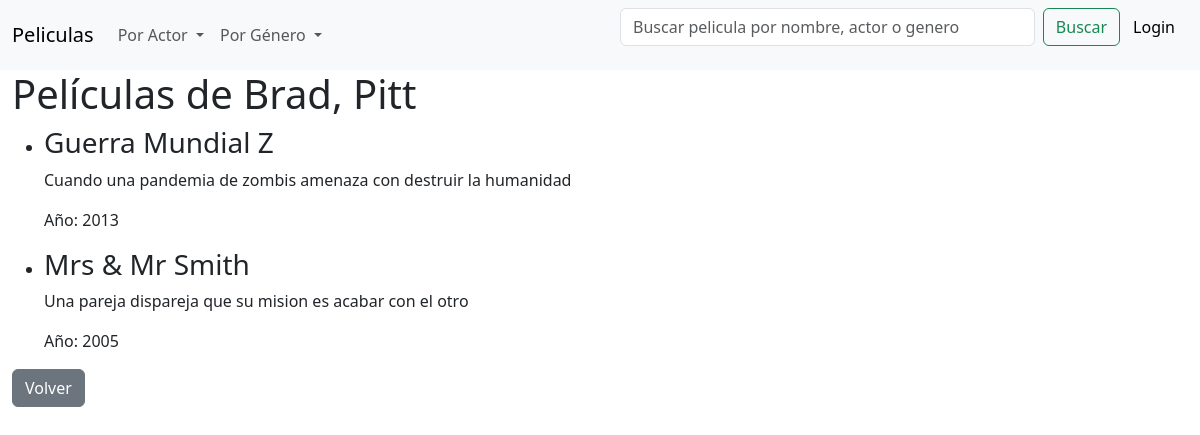
The app's page /movie/actor/9/ with its own data.
### movie/models.py (models this page shows, shortened)
class Actor(models.Model):
    name = models.CharField(max_length=100)
    last_name = models.CharField(max_length=100)
    age = models.CharField(max_length=100)

class Movie(models.Model):
    name = models.CharField(max_length=100)
    synopsis = models.CharField(max_length=250)
    duration = models.IntegerField()
    year = models.IntegerField()
    imdb = models.FloatField()
    trailerLink = models.CharField(max_length=250)
    genre = models.ForeignKey(Genre, on_delete=models.CASCADE)

### movie/views/view_login.py (the view)
# urls.py: path('actor/<int:actor_id>/', views.movies_by_actor, name='movies_by_actor'),
def movies_by_actor(request, actor_id):
    actor = Actor.objects.get(id=actor_id)
    movies = Movie.objects.filter(actormovie__actor=actor)
    context = {
        'actor': actor,
        'movies': movies,
    }
    return render(request, 'movie/movies_by_actor.html', context)

### movie/templates/movie/movies_by_actor.html
{% include "movie/partials/navbar-client.html" %}
<div class="container-fluid">
    <h1>Películas de {{ actor.name }}, {{actor.last_name}}</h1>
    <ul>
        {% for movie in movies %}
            <li>
                <h3>{{ movie.name }}</h3>
                <p>{{ movie.synopsis }}</p>
                <p>Año: {{ movie.year }}</p>
            </li>
        {% empty %}
            <li>No hay películas disponibles en este género.</li>
        {% endfor %}
    </ul>
    <a class="btn btn-secondary" href="{% url 'movie:index' %}">Volver</a>
</div>

### records on screen
Actor: name "Brad", last_name "Pitt"
Movie: name "Guerra Mundial Z", synopsis "Cuando una pandemia de zombis amenaza con destruir la humanidad", year "2013"
Movie: name "Mrs & Mr Smith", synopsis "Una pareja dispareja que su mision es acabar con el otro", year "2005"
